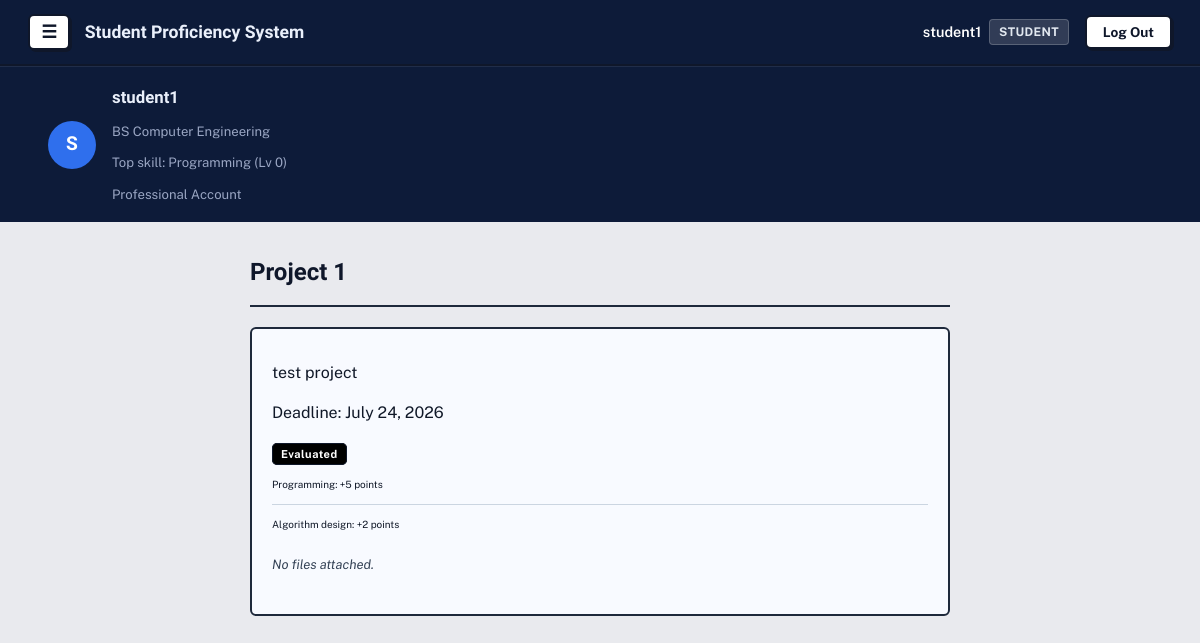
The page /tracker/project/1/ (signed in) on the database its author committed.
### accounts/models.py (models this page shows, shortened)
class Profile(models.Model):
    ROLE_CHOICES = [
        ('student', 'Student'),
        ('teacher', 'Teacher'),
    ]
    MODE_CHOICES = [
        ('personal', 'Personal'),
        ('professional', 'Professional'),
    ]
    user = models.OneToOneField(
        User, on_delete=models.CASCADE, related_name='profile')
    role = models.CharField(max_length=10, choices=ROLE_CHOICES)
    mode = models.CharField(
        max_length=15, choices=MODE_CHOICES, blank=True, null=True)
    course = models.ForeignKey(
        Course, on_delete=models.SET_NULL, null=True, blank=True)
    @property
    def is_manager(self):
        return self.role == 'teacher' or self.mode == 'personal'

### avatar/models.py (models this page shows, shortened)
class Course(models.Model):
    name = models.CharField(max_length=100)

class StudentSkill(models.Model):
    student = models.ForeignKey(
        User, on_delete=models.CASCADE, related_name='skills')
    skill = models.ForeignKey(Skill, on_delete=models.CASCADE)
    points = models.PositiveIntegerField(default=0)
    class Meta:
        unique_together = ('student', 'skill')
    @property
    def level(self):
        return self.points // 100

class Skill(models.Model):
    CATEGORY_CHOICES = [
        ('general', 'General Education'),
        ('course', 'Course-Specific'),
        ('broad', 'Broad (Non-College)'),
    ]
    name = models.CharField(max_length=100)
    description = models.TextField(blank=True)
    category = models.CharField(
        max_length=10, choices=CATEGORY_CHOICES, default='course')
    course = models.ForeignKey(
        Course, on_delete=models.CASCADE, null=True, blank=True, related_name='skills')

### tracker/models.py (models this page shows, shortened)
class Project(models.Model):
    subject = models.ForeignKey(
        Subject, on_delete=models.CASCADE, related_name='projects')
    title = models.CharField(max_length=200)
    description = models.TextField(blank=True)
    deadline = models.DateField(null=True, blank=True)
    created_at = models.DateTimeField(auto_now_add=True)

class SkillAward(models.Model):
    submission = models.ForeignKey(
        ProjectSubmission, on_delete=models.CASCADE, related_name='skill_awards')
    skill = models.ForeignKey(Skill, on_delete=models.CASCADE)
    points = models.PositiveIntegerField()

### tracker/views.py (the view, shortened to what this page needs)
# urls.py: path('project/<int:project_id>/', views.project_detail, name='project_detail'),
@login_required
def project_detail(request, project_id):
    project = get_object_or_404(Project, id=project_id)
    is_owner = project.subject.teacher == request.user
    is_personal = request.user.profile.mode == 'personal'
    if is_owner:
        submissions = project.submissions.all()
        return render(request, 'tracker/project_detail_teacher.html', {'project': project, 'submissions': submissions})
    submission = ProjectSubmission.objects.filter(
        project=project, student=request.user).first()
    if request.method == 'POST' and not submission:
        form = SubmissionForm(request.POST, request.FILES)
        if form.is_valid():
            sub = form.save(commit=False)
            sub.project = project
            sub.student = request.user
            sub.save()
            return redirect('project_detail', project_id=project.id)
    else:
        form = SubmissionForm()
    return render(request, 'tracker/project_detail_student.html', {'project': project, 'submission': submission, 'form': form})

### accounts/context_processors.py (called while the page is built)
def profile_banner(request):
    if not request.user.is_authenticated or request.user.profile.role != 'student':
        return {}
    top_skill = request.user.skills.order_by('-points').first()
    return {'top_skill': top_skill}

### tracker/models.py (called while the page is built)
    @property
    def due_soon(self):
        return 0 <= (self.deadline - timezone.now().date()).days <= 3

### tracker/templates/tracker/project_detail_student.html (shortened to what this page needs)
{% extends 'base.html' %}
{% block content %}
<div class="submission-container">
    <div class="submission-header">
        <h2>{{ project.title }}</h2>
    </div>
    <div class="submission-status-box">
        <p>{{ project.description }}</p>
        {% if project.deadline %}<p>Deadline: {{ project.deadline }}</p>{% endif %}
        {% if submission %}
        {% if submission.evaluated %}
        <span class="badge badge-success">Evaluated</span>
        {% else %}
        <span class="badge badge-warning">Waiting for evaluation</span>
        {% endif %}
        <ul class="activity-list">
            {% for award in submission.skill_awards.all %}
            <li class="activity-item">{{ award.skill.name }}: +{{ award.points }} points</li>
            {% endfor %}
        </ul>
        {% if not submission.image and not submission.document %}<p class="empty-state-sm">No files attached.</p>
        {%endif %}
    </div>
    {% endif %}
</div>
{% endblock %}

### templates/base.html (shortened to what this page needs)
{% load static %}
<!DOCTYPE html>
<html lang="en">
<head>
    <link rel="stylesheet" href="{% static 'css/style.css' %}">
</head>
<body>
    <nav class="navbar">
        <div class="navbar-left">
            {% if user.is_authenticated %}
            <button id="menuToggle" class="menu-btn" aria-label="Menu">☰</button>
            {% endif %}
            <span class="brand">Student Proficiency System</span>
        </div>
        <div class="navbar-right">
            {% if user.is_authenticated %}
            <div class="user-badge">
                <span class="user-name">{{ user.username }}</span>
                <span class="role-pill">{{ user.profile.role|capfirst }}</span>
            </div>
            <form method="post" action="{% url 'logout' %}" class="logout-form">
                <button type="submit" class="btn-logout">Log Out</button>
            </form>
            {% else %}
            <a href="{% url 'login' %}" class="btn-auth">Log In</a>
            <a href="{% url 'signup' %}" class="btn-auth btn-signup">Sign Up</a>
            {% endif %}
        </div>
    </nav>
    {% if user.is_authenticated and user.profile.role == 'student' %}
    <div class="profile-banner">
        <div class="profile-banner-inner">
            <div class="profile-avatar-circle">{{ user.username|slice:":1"|upper }}</div>
            <div class="profile-info">
                <div class="profile-name">{{ user.username }}</div>
                <div class="profile-line">
                    {% if user.profile.course %}{{ user.profile.course.name }}{% else %}No course{% endif %}
                </div>
                <div class="profile-line">
                    {% if top_skill %}Top skill: {{ top_skill.skill.name }} (Lv {{ top_skill.level }}){% else %}No skills yet{% endif %}
                </div>
                <div class="profile-line">
                    {% if user.profile.mode == 'personal' %}Personal Account{% else %}Professional Account{% endif %}
                </div>
            </div>
        </div>
    </div>
    {% endif %}
    <main class="page">
        {% block content %}
        {% endblock %}
    </main>
</body>
</html>

### static/css/style.css (style rules this page uses)
:root { --bg-dark: #0d1b39; --bg-light: #e9eaee; --panel: #FFFFFF; --line: #abaeb3; --text: #101828; --text-light: #EAF0FB; --muted: #667085; --muted-light: #9AA6C3; --blue: #2F6FED; --blue-dark: #1F54C4; --amber: #CE2029; --green: #0E8F6C; --rose: #C13A50; }
.lesson-plan-container, .form-card, .report-container, .calendar-container, .submission-container, .manage-students-container, .tasks-container { margin-left: auto; margin-right: auto; }
* { box-sizing: border-box; }
body { margin: 0; background: var(--bg-light); color: var(--text); font-family: 'Public Sans', sans-serif; line-height: 1.5; }
h1, h2, h3 { font-family: 'Sora', sans-serif; font-weight: 700; margin-top: 0; }
.navbar { background: var(--bg-dark); padding: 0.85rem 1.75rem; display: flex; justify-content: space-between; align-items: center; border-bottom: 2px solid #0F172A; }
.menu-btn { background: #FFFFFF; color: #0F172A; font-size: 1.1rem; font-weight: 700; width: 2.3rem; height: 2.3rem; border-radius: 6px; border: 2px solid #0F172A; box-shadow: 2px 2px 0px #0F172A; cursor: pointer; display: flex; align-items: center; justify-content: center; line-height: 1; transition: all 0.15s ease-in-out; }
.navbar .brand { color: var(--text-light); font-family: 'Sora', sans-serif; font-size: 1.1rem; font-weight: 700; }
.navbar-left { display: flex; align-items: center; gap: 0.9rem; }
.navbar-right { display: flex; align-items: center; gap: 1rem; }
.user-badge { display: flex; align-items: center; gap: 0.5rem; font-size: 0.9rem; }
.user-name { color: #FFFFFF; font-weight: 600; }
.role-pill { background: rgba(255, 255, 255, 0.15); color: #E2E8F0; font-size: 0.75rem; font-weight: 700; padding: 0.2rem 0.55rem; border-radius: 4px; border: 1px solid rgba(255, 255, 255, 0.2); text-transform: uppercase; letter-spacing: 0.03em; }
.logout-form { margin: 0; display: flex; align-items: center; }
.btn-logout, .btn-auth { font-family: inherit; font-size: 0.85rem; font-weight: 700; padding: 0.45rem 1rem; border-radius: 6px; border: 2px solid #0F172A; cursor: pointer; text-decoration: none; transition: all 0.15s ease-in-out; display: inline-block; }
.btn-logout { background-color: #FFFFFF; color: #0F172A; box-shadow: 2px 2px 0px #0F172A; }
.page { max-width: 780px; margin: 0 auto; padding: 2rem 1.5rem 4rem; }
.activity-list, .project-list { list-style: none; padding: 0; margin: 0; font-size: 10px; }
.activity-item { display: flex; justify-content: space-between; align-items: center; padding: 12px 0; border-bottom: 1px solid #CBD5E1; }
.activity-item:last-child { border-bottom: none; padding-bottom: 0; }
button, input[type="submit"] { background: var(--blue); color: #fff; border: none; padding: 0.6rem 1.2rem; border-radius: 6px; font-size: 0.95rem; font-weight: 600; cursor: pointer; font-family: inherit; }
.profile-banner { background: var(--bg-dark); border-top: 1px solid rgba(255, 255, 255, 0.08); padding: 1.1rem 1.5rem; }
.profile-banner-inner { width: 100%; padding-left: 1.5rem; display: flex; align-items: center; gap: 1rem; }
.profile-avatar-circle { width: 3rem; height: 3rem; border-radius: 50%; background: var(--blue); color: #fff; display: flex; align-items: center; justify-content: center; font-family: 'Sora', sans-serif; font-weight: 700; font-size: 1.2rem; flex-shrink: 0; }
.profile-name { color: var(--text-light); font-family: 'Sora', sans-serif; font-weight: 700; font-size: 1.05rem; }
.profile-info { display: flex; flex-direction: column; gap: 12px; }
.profile-line { color: var(--muted-light); font-size: 0.82rem; }
.activity-list, .project-list { list-style: none; padding: 0; margin: 0; }
.badge { padding: 4px 8px; border-radius: 5px; font-size: 11px; font-weight: bold; letter-spacing: 0.5px; }
.badge-success { background-color: #000000; color: #FFFFFF; border: 1.5px solid #0F172A; }
.empty-state-sm { color: #334155; font-size: 13px; font-style: italic; padding: 10px 0; }
.submission-container { max-width: 700px; }
.submission-header { border-bottom: 2px solid #1E293B; padding-bottom: 15px; margin-bottom: 20px; }
.submission-header h2 { margin: 0; color: #0F172A; }
.submission-status-box { background-color: #F8FAFF; border: 2px solid #1E293B; border-radius: 6px; padding: 16px 20px; margin-bottom: 20px; }

### rows shown on the page
StudentSkill: skill.name "Programming", level "0"
Project: title "Project 1", description "test project", deadline "July 24, 2026"
SkillAward: skill.name "Programming", points "5"
SkillAward: skill.name "Algorithm design", points "2"

### other values the page prints
{{ user.username }} "student1"
{{ user.profile.role|capfirst }} "STUDENT"
{{ user.username|slice:":1"|upper }} "S"
{{ user.profile.course.name }} "BS Computer Engineering"
